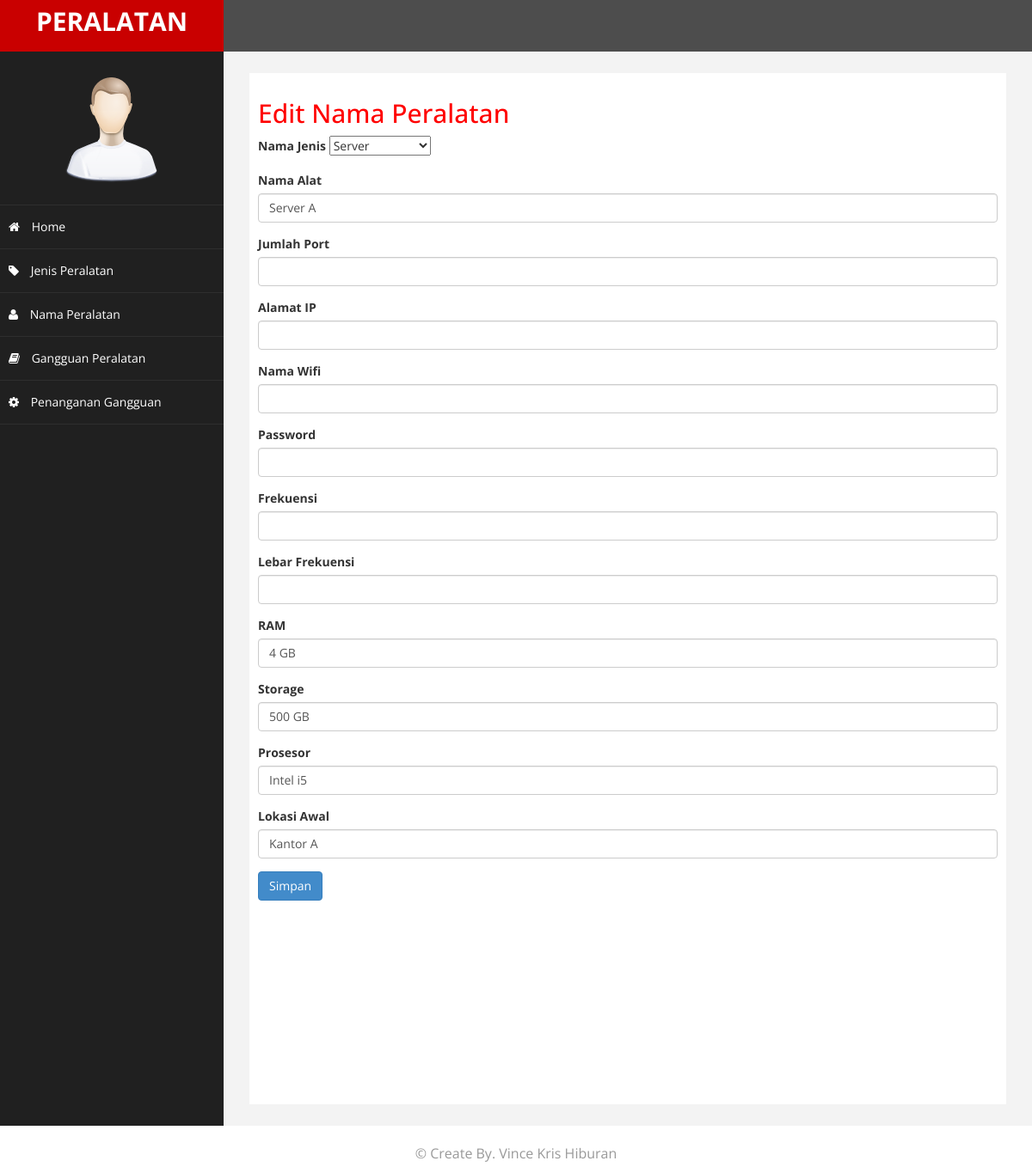
/index.php?halaman=editnama&id=8, run on the app's committed database.
### tables this page shows
CREATE TABLE `nama_peralatan` (
  `id_nama` int(11) NOT NULL,
  `id_jenis` int(11) NOT NULL,
  `nama_jenis` varchar(50) NOT NULL,
  `nama_alat` varchar(50) NOT NULL,
  `jumlah_port` varchar(11) DEFAULT NULL,
  `alamat_ip` varchar(50) DEFAULT NULL,
  `nama_wifi` varchar(50) DEFAULT NULL,
  `pass_wifi` varchar(50) DEFAULT NULL,
  `frekuensi` varchar(50) DEFAULT NULL,
  `lebar_frekuensi` varchar(50) DEFAULT NULL,
  `ram` varchar(50) DEFAULT NULL,
  `storage` varchar(50) DEFAULT NULL,
  `prosesor` varchar(50) DEFAULT NULL,
  `lokasi_awal` varchar(50) NOT NULL
);

### nama/edit.php (the view, shortened to what this page needs)
<h2>Edit Nama Peralatan</h2>
<?php
	$id_nama = $_GET['id'];
	$sql = mysqli_query($koneksi, "SELECT * from nama_peralatan where id_nama='$id_nama' ");
	$data = mysqli_fetch_array($sql);
?>
<form method="post" enctype="multipart/form-data" class="nama_alat">
	<div class="form-group">
		<label>Nama Jenis</label>
		<select name="nama_jenis" id="nama_jenis" onchange="changeValue(this.value)" >
          <option value="<?php echo $data['nama_jenis']; ?>"><?php echo $data['nama_jenis']; ?></option>
        </select>
	</div>
	<div class="form-group">
		<label>Nama Alat</label>
		<input type="text" class="form-control" name="nama_alat" value="<?php echo $data['nama_alat']; ?>">
	</div>
	<div class="form-group">
		<label>Jumlah Port</label>
		<input type="text" class="form-control" name="port" value="<?php echo $data['jumlah_port']; ?>">
	</div>
	<div class="form-group">
		<label>Alamat IP</label>
		<input type="text" class="form-control" name="ip" value="<?php echo $data['alamat_ip']; ?>">
	</div>
	<div class="form-group">
		<label>Nama Wifi</label>
		<input type="text" class="form-control" name="wifi" value="<?php echo $data['nama_wifi']; ?>">
	</div>
	<div class="form-group">
		<label>Password</label>
		<input type="text" class="form-control" name="pass" value="<?php echo $data['pass_wifi']; ?>">
	</div>
	<div class="form-group">
		<label>Frekuensi</label>
		<input type="text" class="form-control" name="frekuensi" value="<?php echo $data['frekuensi']; ?>">
	</div>
	<div class="form-group">
		<label>Lebar Frekuensi</label>
		<input type="text" class="form-control" name="lebar" value="<?php echo $data['lebar_frekuensi']; ?>">
	</div>
	<div class="form-group">
		<label>RAM</label>
		<input type="text" class="form-control" name="ram" value="<?php echo $data['ram']; ?>">
	</div>
	<div class="form-group">
		<label>Storage</label>
		<input type="text" class="form-control" name="storage" value="<?php echo $data['storage']; ?>">
	</div>
	<div class="form-group">
		<label>Prosesor</label>
		<input type="text" class="form-control" name="prosesor" value="<?php echo $data['prosesor']; ?>">
	</div>
	<div class="form-group">
		<label>Lokasi Awal</label>
		<input type="text" class="form-control" name="lokasi_awal" value="<?php echo $data['lokasi_awal']; ?>">
	</div>
	<button class="btn btn-primary" name="save">Simpan</button>
</form>

### assets/css/custom.css (style rules this page uses)
body { font-family: 'Open Sans', sans-serif; }
h2 { color: #f00; }

### data on the page
nama_peralatan: nama_jenis "Server", nama_alat "Server A", ram "4 GB", storage "500 GB", prosesor "Intel i5", lokasi_awal "Kantor A"
